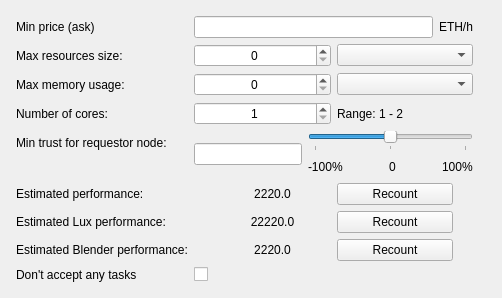
              <widget class="QWidget" name="providerTab">
               <attribute name="title">
                <string>Provider</string>
               </attribute>
               <layout class="QGridLayout" name="gridLayout_10">
                <item row="0" column="0">
                 <layout class="QGridLayout" name="gridLayout_6">
                  <property name="margin">
                   <number>5</number>
                  </property>
                  <item row="0" column="0">
                   <layout class="QFormLayout" name="formLayout_3">
                    <property name="fieldGrowthPolicy">
                     <enum>QFormLayout::AllNonFixedFieldsGrow</enum>
                    </property>
                    <item row="0" column="0">
                     <widget class="QLabel" name="label_29">
                      <property name="toolTip">
                       <string>Minimal price of a task you agree to compute</string>
                      </property>
                      <property name="text">
                       <string>Min price (ask)</string>
                      </property>
                     </widget>
                    </item>
                    <item row="0" column="1">
                     <layout class="QHBoxLayout" name="horizontalLayout_14">
                      <item>
                       <widget class="QLineEdit" name="minPriceLineEdit">
                        <property name="alignment">
                         <set>Qt::AlignCenter</set>
                        </property>
                       </widget>
                      </item>
                      <item>
                       <widget class="QLabel" name="label_31">
                        <property name="toolTip">
                         <string>ETH per an hour of computation</string>
                        </property>
                        <property name="text">
                         <string>ETH/h</string>
                        </property>
                       </widget>
                      </item>
                     </layout>
                    </item>
                    <item row="1" column="0">
                     <widget class="QLabel" name="label_7">
                      <property name="toolTip">
                       <string>Maximal size of resources for a task to accept it</string>
                      </property>
                      <property name="text">
                       <string>Max resources size:</string>
                      </property>
                     </widget>
                    </item>
                    <item row="1" column="1">
                     <layout class="QHBoxLayout" name="horizontalLayout_5">
                      <item>
                       <widget class="QSpinBox" name="maxResourceSizeSpinBox">
                        <property name="alignment">
                         <set>Qt::AlignCenter</set>
                        </property>
                        <property name="maximum">
                         <number>999999</number>
                        </property>
                       </widget>
                      </item>
                      <item>
                       <widget class="QComboBox" name="maxResourceSizeComboBox"/>
                      </item>
                     </layout>
                    </item>
                    <item row="2" column="0">
                     <widget class="QLabel" name="label_8">
                      <property name="toolTip">
                       <string>Maximal memory usage for a task to accept it</string>
                      </property>
                      <property name="text">
                       <string>Max memory usage:</string>
                      </property>
                     </widget>
                    </item>
                    <item row="2" column="1">
                     <layout class="QHBoxLayout" name="horizontalLayout_6">
                      <item>
                       <widget class="QSpinBox" name="maxMemoryUsageSpinBox">
                        <property name="alignment">
                         <set>Qt::AlignCenter</set>
                        </property>
                        <property name="maximum">
                         <number>999999</number>
                        </property>
                       </widget>
                      </item>
                      <item>
                       <widget class="QComboBox" name="maxMemoryUsageComboBox"/>
                      </item>
                     </layout>
                    </item>
                    <item row="3" column="0">
                     <widget class="QLabel" name="label_9">
                      <property name="toolTip">
                       <string>How many processor cores should Golem use</string>
                      </property>
                      <property name="text">
                       <string>Number of cores:</string>
                      </property>
                     </widget>
                    </item>
                    <item row="3" column="1">
                     <layout class="QVBoxLayout" name="verticalLayout">
                      <item>
                       <layout class="QHBoxLayout" name="horizontalLayout_2">
                        <item>
                         <widget class="QSpinBox" name="numCoresSpinBox">
                          <property name="alignment">
                           <set>Qt::AlignCenter</set>
                          </property>
                          <property name="minimum">
                           <number>1</number>
                          </property>
                          <property name="maximum">
                           <number>4</number>
                          </property>
                         </widget>
                        </item>
                        <item>
                         <widget class="QLabel" name="numCoresRangeLabel">
                          <property name="text">
                           <string>Range: 1 - 2</string>
                          </property>
                          <property name="alignment">
                           <set>Qt::AlignLeading|Qt::AlignLeft|Qt::AlignVCenter</set>
                          </property>
                         </widget>
                        </item>
                       </layout>
                      </item>
                     </layout>
                    </item>
                    <item row="4" column="0">
                     <widget class="QLabel" name="label_25">
                      <property name="toolTip">
                       <string>Minimal reputation of a requestor to accept tasks from</string>
                      </property>
                      <property name="text">
                       <string>Min trust for requestor node:</string>
                      </property>
                     </widget>
                    </item>
                    <item row="4" column="1">
                     <layout class="QHBoxLayout" name="horizontalLayout_3">
                      <item>
                       <widget class="QLineEdit" name="requestingTrustLineEdit">
                        <property name="sizePolicy">
                         <sizepolicy hsizetype="Maximum" vsizetype="Fixed">
                          <horstretch>0</horstretch>
                          <verstretch>0</verstretch>
                         </sizepolicy>
                        </property>
                        <property name="alignment">
                         <set>Qt::AlignCenter</set>
                        </property>
                       </widget>
                      </item>
                      <item>
                       <layout class="QVBoxLayout" name="verticalLayout_3">
                        <item>
                         <widget class="QSlider" name="requestingTrustSlider">
                          <property name="minimum">
                           <number>-100</number>
                          </property>
                          <property name="maximum">
                           <number>100</number>
                          </property>
                          <property name="orientation">
                           <enum>Qt::Horizontal</enum>
                          </property>
                          <property name="tickPosition">
                           <enum>QSlider::TicksBelow</enum>
                          </property>
                          <property name="tickInterval">
                           <number>100</number>
                          </property>
                         </widget>
                        </item>
                        <item>
                         <layout class="QHBoxLayout" name="horizontalLayout_4">
                          <item>
                           <widget class="QLabel" name="label_19">
                            <property name="text">
                             <string>-100%</string>
                            </property>
                           </widget>
                          </item>
                          <item>
                           <spacer name="horizontalSpacer_3">
                            <property name="orientation">
                             <enum>Qt::Horizontal</enum>
                            </property>
                            <property name="sizeHint" stdset="0">
                             <size>
                              <width>40</width>
                              <height>20</height>
                             </size>
                            </property>
                           </spacer>
                          </item>
                          <item>
                           <widget class="QLabel" name="label_20">
                            <property name="text">
                             <string>0</string>
                            </property>
                           </widget>
                          </item>
                          <item>
                           <spacer name="horizontalSpacer_4">
                            <property name="orientation">
                             <enum>Qt::Horizontal</enum>
                            </property>
                            <property name="sizeHint" stdset="0">
                             <size>
                              <width>40</width>
                              <height>20</height>
                             </size>
                            </property>
                           </spacer>
                          </item>
                          <item>
                           <widget class="QLabel" name="label_18">
                            <property name="text">
                             <string>100%</string>
                            </property>
                           </widget>
                          </item>
                         </layout>
                        </item>
                       </layout>
                      </item>
                     </layout>
                    </item>
                    <item row="5" column="0">
                     <widget class="QLabel" name="label_24">
                      <property name="toolTip">
                       <string>Overall performance of your computer</string>
                      </property>
                      <property name="text">
                       <string>Estimated performance:</string>
                      </property>
                     </widget>
                    </item>
                    <item row="5" column="1">
                     <layout class="QHBoxLayout" name="horizontalLayout_10">
                      <property name="leftMargin">
                       <number>20</number>
                      </property>
                      <property name="rightMargin">
                       <number>20</number>
                      </property>
                      <item>
                       <widget class="QLabel" name="performanceLabel">
                        <property name="text">
                         <string>2220.0</string>
                        </property>
                        <property name="alignment">
                         <set>Qt::AlignCenter</set>
                        </property>
                       </widget>
                      </item>
                      <item>
                       <widget class="QPushButton" name="recountButton">
                        <property name="text">
                         <string>Recount</string>
                        </property>
                       </widget>
                      </item>
                     </layout>
                    </item>
                    <item row="6" column="0">
                     <widget class="QLabel" name="label_26">
                      <property name="toolTip">
                       <string>How effective LuxRender is on your computer</string>
                      </property>
                      <property name="text">
                       <string>Estimated Lux performance:</string>
                      </property>
                     </widget>
                    </item>
                    <item row="6" column="1">
                     <layout class="QHBoxLayout" name="horizontalLayout_11">
                      <property name="leftMargin">
                       <number>20</number>
                      </property>
                      <property name="rightMargin">
                       <number>20</number>
                      </property>
                      <item>
                       <widget class="QLabel" name="luxPerformanceLabel">
                        <property name="text">
                         <string>22220.0</string>
                        </property>
                        <property name="alignment">
                         <set>Qt::AlignCenter</set>
                        </property>
                       </widget>
                      </item>
                      <item>
                       <widget class="QPushButton" name="recountLuxButton">
                        <property name="text">
                         <string>Recount</string>
                        </property>
                       </widget>
                      </item>
                     </layout>
                    </item>
                    <item row="7" column="0">
                     <widget class="QLabel" name="label_27">
                      <property name="toolTip">
                       <string>How effective Blender Cycles is on your computer</string>
                      </property>
                      <property name="text">
                       <string>Estimated Blender performance:</string>
                      </property>
                     </widget>
                    </item>
                    <item row="7" column="1">
                     <layout class="QHBoxLayout" name="horizontalLayout_12">
                      <property name="leftMargin">
                       <number>20</number>
                      </property>
                      <property name="rightMargin">
                       <number>20</number>
                      </property>
                      <item>
                       <widget class="QLabel" name="blenderPerformanceLabel">
                        <property name="text">
                         <string>2220.0</string>
                        </property>
                        <property name="alignment">
                         <set>Qt::AlignCenter</set>
                        </property>
                       </widget>
                      </item>
                      <item>
                       <widget class="QPushButton" name="recountBlenderButton">
                        <property name="text">
                         <string>Recount</string>
                        </property>
                       </widget>
                      </item>
                     </layout>
                    </item>
                    <item row="8" column="1">
                     <widget class="QCheckBox" name="dontAcceptTasksCheckBox">
                      <property name="text">
                       <string/>
                      </property>
                     </widget>
                    </item>
                    <item row="8" column="0">
                     <widget class="QLabel" name="dontAcceptTasksLabel">
                      <property name="toolTip">
                       <string extracomment="If you choose this option that your app won't compute anything"/>
                      </property>
                      <property name="text">
                       <string>Don't accept any tasks</string>
                      </property>
                     </widget>
                    </item>
                   </layout>
                  </item>
                  <item row="0" column="1">
                   <widget class="QLabel" name="label_3">
                    <property name="text">
                     <string/>
                    </property>
                    <property name="alignment">
                     <set>Qt::AlignLeading|Qt::AlignLeft|Qt::AlignTop</set>
                    </property>
                   </widget>
                  </item>
                 </layout>
                </item>
               </layout>
              </widget>
